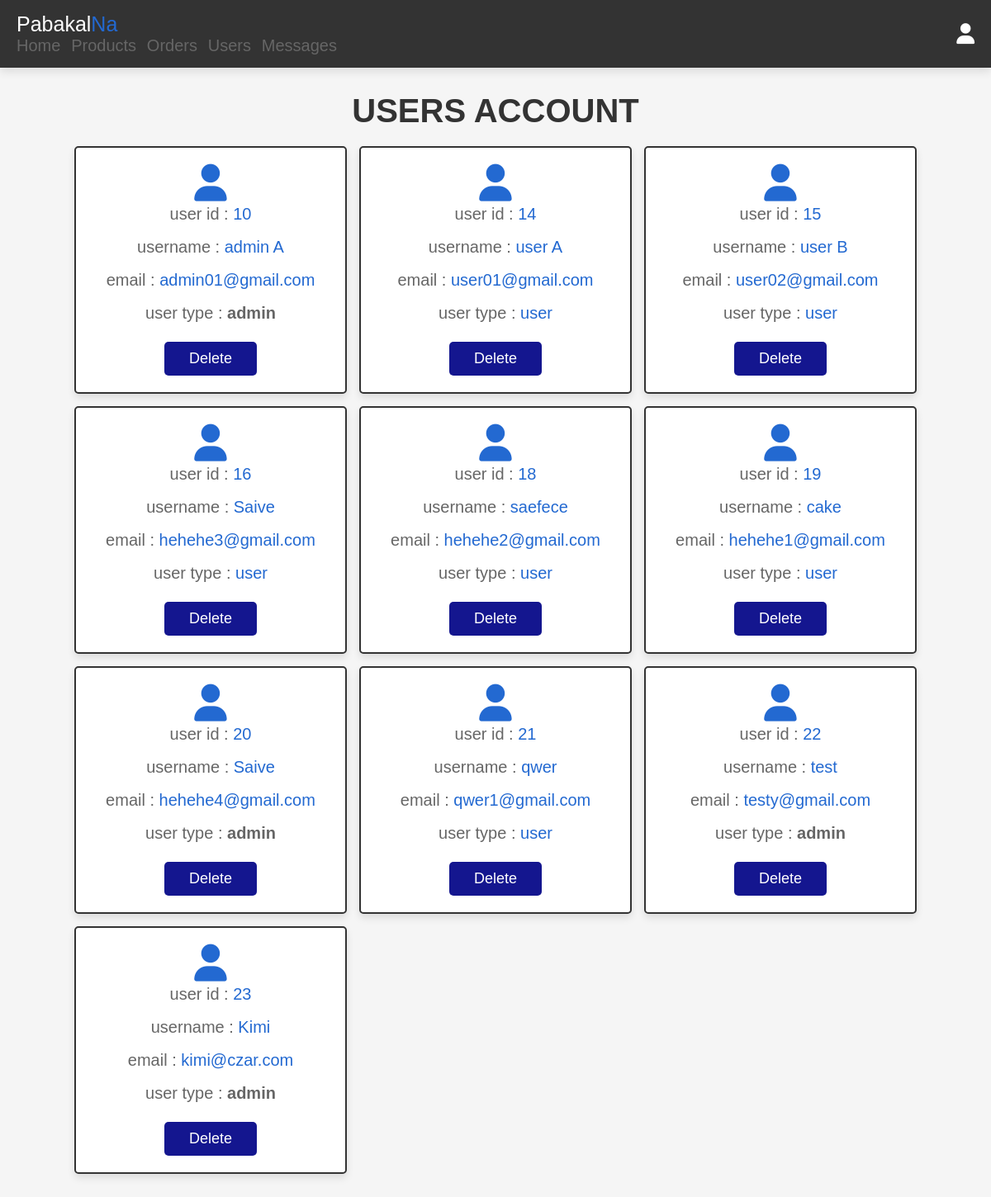
Before: /pabakalna-main3/admin_users.php (signed in) with the older database file.
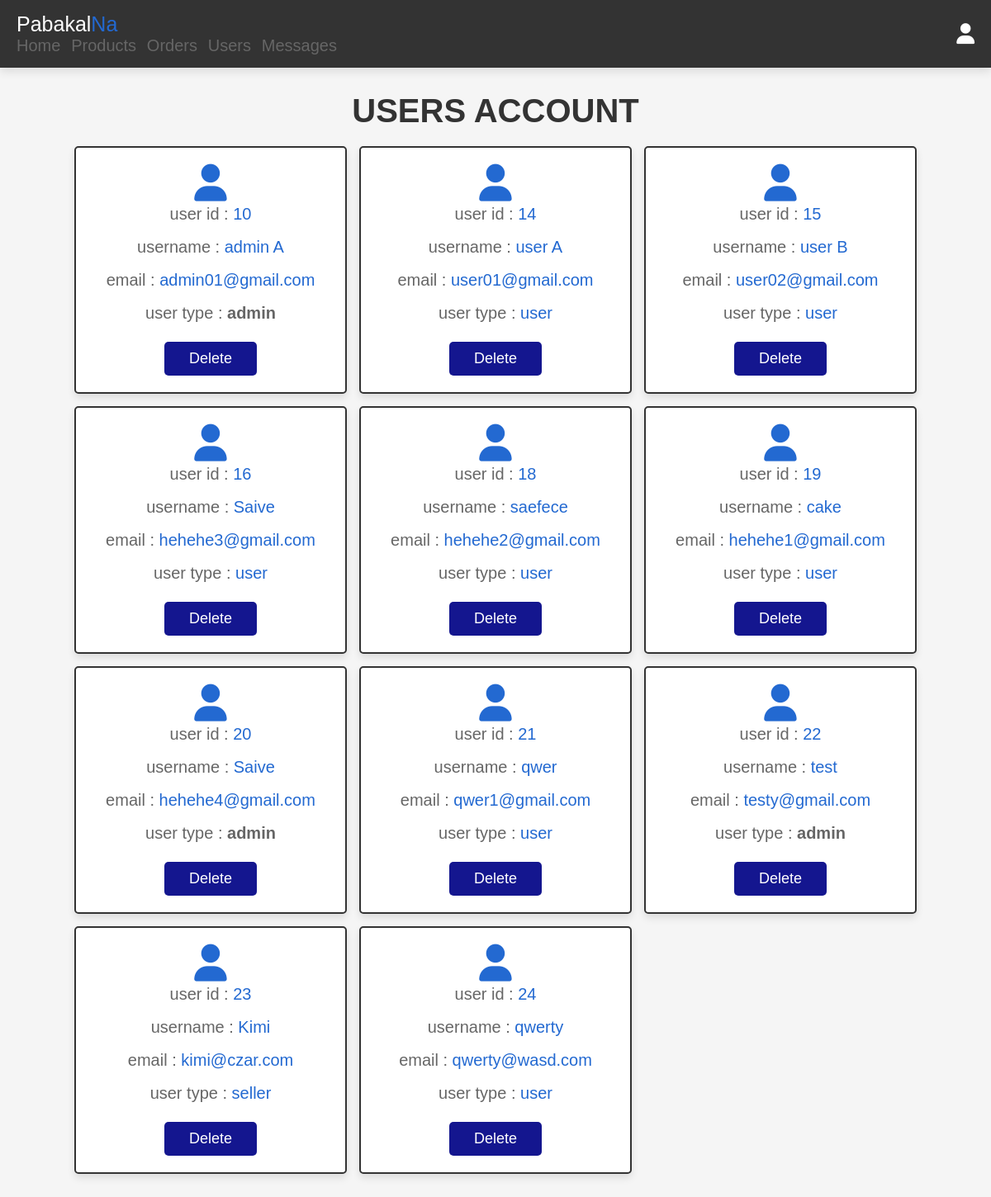
After: the same page with the newer database file.
### tables this page shows
CREATE TABLE `users` (
  `id` int(100) NOT NULL,
  `name` varchar(100) NOT NULL,
  `email` varchar(100) NOT NULL,
  `password` varchar(100) NOT NULL,
  `user_type` varchar(20) NOT NULL DEFAULT 'user'
);

### pabakalna-main3/admin_users.php (the view, shortened to what this page needs)
<?php
@include 'config.php';
?>
<!DOCTYPE html>
<html lang="en">
<head>
   <link rel="stylesheet" href="https://cdnjs.cloudflare.com/ajax/libs/font-awesome/6.5.1/css/all.min.css">
   <link rel="stylesheet" href="css/admin_style.css">
</head>
<body>
<?php @include 'admin_header.php'; ?>
<section class="users">
   <h1 class="title">users account</h1>
   <div class="box-container">
      <?php
         $select_users = mysqli_query($conn, "SELECT * FROM `users`") or die('query failed');
         if(mysqli_num_rows($select_users) > 0){
            while($fetch_users = mysqli_fetch_assoc($select_users)){
      ?>
      <div class="box">
      <i class="fa fa-user" aria-hidden="true"></i>
         <p>user id : <span><?php echo $fetch_users['id']; ?></span></p>
         <p>username : <span><?php echo $fetch_users['name']; ?></span></p>
         <p>email : <span><?php echo $fetch_users['email']; ?></span></p>
         <p>user type : <span style="color:<?php if($fetch_users['user_type'] == 'admin'){ echo 'var(--orange)'; }; ?>;
                                    font-weight:<?php if($fetch_users['user_type'] == 'admin'){ echo 'bold'; }; ?>;"><?php echo $fetch_users['user_type']; ?></span></p>
         <a href="admin_users.php?delete=<?php echo $fetch_users['id']; ?>" onclick="return confirm('delete this user?');" class="delete-btn">delete</a>
      </div>
      <?php
         }
      }
      ?>
   </div>
</section>
</body>
</html>

Changed rows visible on the page:
changed users "Kimi": user_type "admin" → "seller"
added users: id "24", name "qwerty", email "qwerty@wasd.com", user_type "user"
